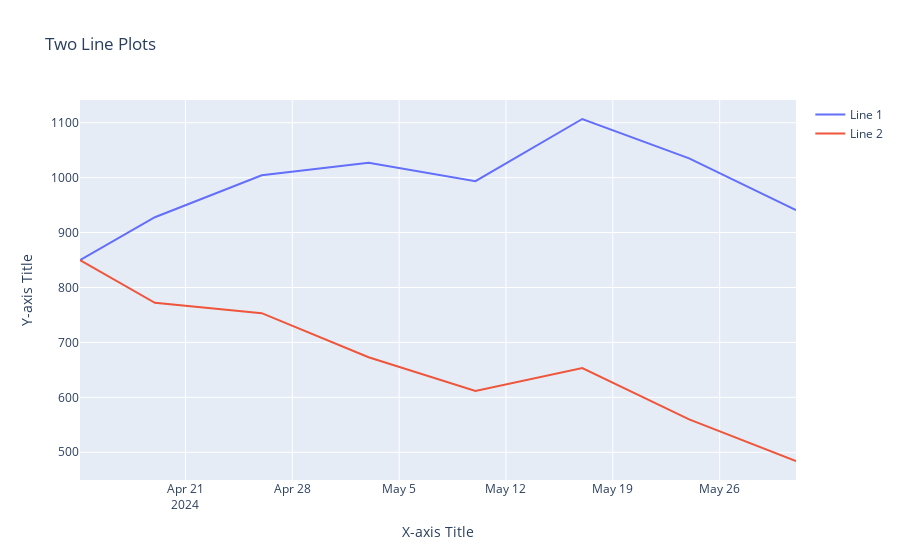

The code cell stored with this chart in its notebook:
### Code cell
# Create line plots
trace1 = go.Scatter(x=date, y=up, mode='lines', name='Line 1')
trace2 = go.Scatter(x=date, y=low, mode='lines', name='Line 2')

# Create figure and add traces
fig = go.Figure([trace1, trace2])

# Update layout
fig.update_layout(
    title='Two Line Plots',
    xaxis=dict(title='X-axis Title'),
    yaxis=dict(title='Y-axis Title')
)

# Show plot
fig.show()

### Figure 1 — Plotly figure (JSON) as saved in the notebook; plotly's stock layout.template omitted (floating-point values rounded to 4 significant figures)
{"data": [{"mode": "lines", "name": "Line 1", "type": "scatter", "x": ["2024-04-14T02:14:50.262216", "2024-04-19", "2024-04-26", "2024-05-03", "2024-05-10", "2024-05-17", "2024-05-24", "2024-05-31"], "y": [850, 928.0, 1004.0, 1027.0, 993.5, 1107.0, 1035.0, 940.9]}, {"mode": "lines", "name": "Line 2", "type": "scatter", "x": ["2024-04-14T02:14:50.262216", "2024-04-19", "2024-04-26", "2024-05-03", "2024-05-10", "2024-05-17", "2024-05-24", "2024-05-31"], "y": [850, 772.0, 753.3, 673.0, 611.5, 653.2, 560.0, 484.1]}], "layout": {"title": {"text": "Two Line Plots"}, "xaxis": {"title": {"text": "X-axis Title"}}, "yaxis": {"title": {"text": "Y-axis Title"}}}}
